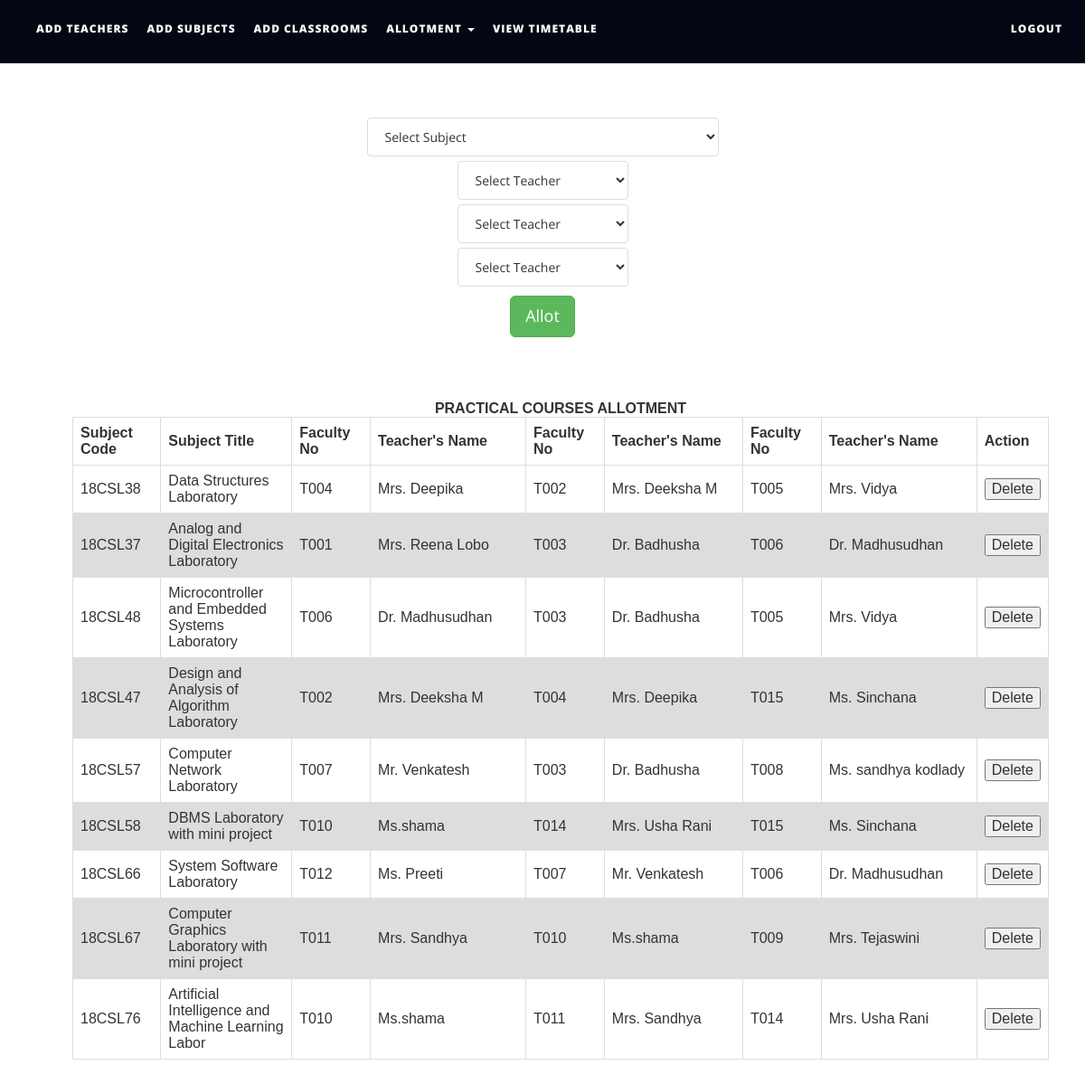
Screenshot of /files/allotpracticals.php with the database file from the repository.
### tables this page shows
CREATE TABLE `subjects` (
  `subject_code` varchar(10) NOT NULL,
  `subject_name` varchar(50) NOT NULL,
  `course_type` varchar(15) NOT NULL,
  `semester` int(1) NOT NULL,
  `department` varchar(50) NOT NULL,
  `isAlloted` int(1) NOT NULL,
  `allotedto` text NOT NULL,
  `allotedto2` text NOT NULL,
  `allotedto3` text NOT NULL
);

CREATE TABLE `teachers` (
  `faculty_number` varchar(10) NOT NULL,
  `name` text NOT NULL,
  `alias` varchar(10) NOT NULL,
  `designation` varchar(30) NOT NULL,
  `contact_number` varchar(15) NOT NULL,
  `emailid` varchar(50) NOT NULL
);

### files/allotpracticals.php (the view, shortened to what this page needs)
<!DOCTYPE html>
<html xmlns="http://www.w3.org/1999/xhtml" xmlns="http://www.w3.org/1999/html">
<head>
    <link href="assets/css/bootstrap.css" rel="stylesheet"/>
    <link href="assets/css/font-awesome.min.css" rel="stylesheet"/>
    <link href="assets/css/flexslider.css" rel="stylesheet"/>
    <link href="assets/css/style.css" rel="stylesheet"/>
</head>
<body>
<div class="navbar navbar-inverse navbar-fixed-top " id="menu">
    <div class="container">
        <div class="navbar-collapse collapse move-me">
            <ul class="nav navbar-nav navbar-left">
                <li><a href="addteachers.php">ADD TEACHERS</a></li>
                <li><a href="addsubjects.php">ADD SUBJECTS</a></li>
                <li><a href="addclassrooms.php">ADD CLASSROOMS</a></li>
                <li class="dropdown"><a class="dropdown-toggle" data-toggle="dropdown" aria-expanded="false">ALLOTMENT
                        <span class="caret"></span></a>
                </li>
                <li><a href="generatetimetable.php">VIEW TIMETABLE</a></li>
            </ul>
            <ul class="nav navbar-nav navbar-right">
                <li><a href="index.php">LOGOUT</a></li>
            </ul>
        </div>
    </div>
</div>
<br>
<form action="allotmentpracticalFormvalidation.php" method="post" style="margin-top: 100px">
    <div align="center">
        <select name="tobealloted" class="list-group-item">
            <?php
            $q = mysqli_query(mysqli_connect("localhost", "root", "", "ttms"),
                "SELECT * FROM subjects WHERE course_type = 'LAB'");
            $row_count = mysqli_num_rows($q);
            if ($row_count) {
                $mystring = '
         <option selected disabled>Select Subject</option>';
                while ($row = mysqli_fetch_assoc($q)) {
                    $mystring .= '<option value="' . $row['subject_code'] . '">' . $row['subject_name'] . '</option>';
                }
                echo $mystring;
            }
            ?>
        </select>
    </div>
    <div align="center" style="margin-top: 5px">
        <select name="toalloted" class="list-group-item">
            <?php
            $q = mysqli_query(mysqli_connect("localhost", "root", "", "ttms"),
                "SELECT * FROM teachers ");
            $row_count = mysqli_num_rows($q);
            if ($row_count) {
                $mystring = '
         <option selected disabled>Select Teacher</option>';
                while ($row = mysqli_fetch_assoc($q)) {
                    $mystring .= '<option value="' . $row['faculty_number'] . '">' . $row['name'] . '</option>';
                }
                echo $mystring;
            }
            ?>
        </select>
    </div>
    <div align="center" style="margin-top: 5px">
        <select name="toalloted2" class="list-group-item">
            <?php
            $q = mysqli_query(mysqli_connect("localhost", "root", "", "ttms"),
                "SELECT * FROM teachers ");
            $row_count = mysqli_num_rows($q);
            if ($row_count) {
                $mystring = '
         <option selected disabled>Select Teacher</option>';
                while ($row = mysqli_fetch_assoc($q)) {
                    $mystring .= '<option value="' . $row['faculty_number'] . '">' . $row['name'] . '</option>';
                }
                echo $mystring;
            }
            ?>
        </select>
    </div>
    <div align="center" style="margin-top: 5px">
        <select name="toalloted3" class="list-group-item">
            <?php
            $q = mysqli_query(mysqli_connect("localhost", "root", "", "ttms"),
                "SELECT * FROM teachers ");
            $row_count = mysqli_num_rows($q);
            if ($row_count) {
                $mystring = '
         <option selected disabled>Select Teacher</option>';
                while ($row = mysqli_fetch_assoc($q)) {
                    $mystring .= '<option value="' . $row['faculty_number'] . '">' . $row['name'] . '</option>';
                }
                echo $mystring;
            }
            ?>
        </select>
    </div>
    <div align="center" style="margin-top: 10px">
        <button type="submit" class="btn btn-success btn-lg">Allot</button>
    </div>
</form>
<table id=allotedpracticalstable>
    <caption><strong>PRACTICAL COURSES ALLOTMENT</strong></caption>
    <tr>
        <th width="130">Subject Code</th>
        <th width=200>Subject Title</th>
        <th width="120">Faculty No</th>
        <th width="300">Teacher's Name</th>
        <th width="120">Faculty No</th>
        <th width="300">Teacher's Name</th>
        <th width="120">Faculty No</th>
        <th width="300">Teacher's Name</th>
        <th width="40">Action</th>
    </tr>
    <tbody>
    <?php
    $q = mysqli_query(mysqli_connect("localhost", "root", "", "ttms"),
        "SELECT * FROM subjects");
    while ($row = mysqli_fetch_assoc($q)) {
        if (!($row['course_type'] == "LAB"))
            continue;
        $teacher_id1 = $row['allotedto'];
        $teacher_id2 = $row['allotedto2'];
        $teacher_id3 = $row['allotedto3'];
        $t1 = mysqli_query(mysqli_connect("localhost", "root", "", "ttms"),
            "SELECT name FROM teachers WHERE faculty_number = '$teacher_id1'");
        $trow1 = mysqli_fetch_assoc($t1);
        $t2 = mysqli_query(mysqli_connect("localhost", "root", "", "ttms"),
            "SELECT name FROM teachers WHERE faculty_number = '$teacher_id2'");
        $trow2 = mysqli_fetch_assoc($t2);
        $t3 = mysqli_query(mysqli_connect("localhost", "root", "", "ttms"),
            "SELECT name FROM teachers WHERE faculty_number = '$teacher_id3'");
        $trow3 = mysqli_fetch_assoc($t3);
        echo "<tr><td>{$row['subject_code']}</td>
                    <td>{$row['subject_name']}</td>
                    <td>{$row['allotedto']}</td>
                    <td>{$trow1['name']}</td>
                    <td>{$row['allotedto2']}</td>
                    <td>{$trow2['name']}</td>
                    <td>{$row['allotedto3']}</td>
                    <td>{$trow3['name']}</td>
                   <td>
                    <button>Delete</button></td>
                    </tr>\n";
    }
    ?>
    </tbody>
</table>
</body>
</html>

### files/assets/css/style.css (style rules this page uses)
#menu { background-color: rgb(2, 7, 19); color: #fff; font-size: 12px; font-weight: 900; letter-spacing: 1px; min-height: 70px; }
.navbar-inverse { border-color: transparent; }
.navbar-inverse .navbar-nav > li > a, .navbar-inverse .navbar-nav > li > a:hover { color: #FFF; padding: 22px 10px; }

### files/allotpracticals.php (style rules this page uses)
table { margin-top: 70px; margin-bottom: 50px; font-family: arial, sans-serif; border-collapse: collapse; margin-left: 80px; width: 90%; }
td, th { border: 1px solid #dddddd; text-align: left; padding: 8px; }
tr:nth-child(even) { background-color: #dddddd; }

### rows the page displays
subjects: subject_code "18CSL38", subject_name "Data Structures Laboratory", allotedto "T004", teachers.name "Mrs. Deepika", allotedto2 "T002", teachers.name "Mrs. Deeksha M", allotedto3 "T005", teachers.name "Mrs. Vidya"
subjects: subject_code "18CSL37", subject_name "Analog and Digital Electronics Laboratory", allotedto "T001", teachers.name "Mrs. Reena Lobo", allotedto2 "T003", teachers.name "Dr. Badhusha", allotedto3 "T006", teachers.name "Dr. Madhusudhan"
subjects: subject_code "18CSL48", subject_name "Microcontroller and Embedded Systems Laboratory", allotedto "T006", teachers.name "Dr. Madhusudhan", allotedto2 "T003", teachers.name "Dr. Badhusha", allotedto3 "T005", teachers.name "Mrs. Vidya"
subjects: subject_code "18CSL47", subject_name "Design and Analysis of Algorithm Laboratory", allotedto "T002", teachers.name "Mrs. Deeksha M", allotedto2 "T004", teachers.name "Mrs. Deepika", allotedto3 "T015", teachers.name "Ms. Sinchana"
subjects: subject_code "18CSL57", subject_name "Computer Network Laboratory", allotedto "T007", teachers.name "Mr. Venkatesh", allotedto2 "T003", teachers.name "Dr. Badhusha", allotedto3 "T008", teachers.name "Ms. sandhya kodlady"
subjects: subject_code "18CSL58", subject_name "DBMS Laboratory with mini project", allotedto "T010", teachers.name "Ms.shama", allotedto2 "T014", teachers.name "Mrs. Usha Rani", allotedto3 "T015", teachers.name "Ms. Sinchana"
subjects: subject_code "18CSL66", subject_name "System Software Laboratory", allotedto "T012", teachers.name "Ms. Preeti", allotedto2 "T007", teachers.name "Mr. Venkatesh", allotedto3 "T006", teachers.name "Dr. Madhusudhan"
subjects: subject_code "18CSL67", subject_name "Computer Graphics Laboratory with mini project", allotedto "T011", teachers.name "Mrs. Sandhya", allotedto2 "T010", teachers.name "Ms.shama", allotedto3 "T009", teachers.name "Mrs. Tejaswini"
subjects: subject_code "18CSL76", subject_name "Artificial Intelligence and Machine Learning Labor", allotedto "T010", teachers.name "Ms.shama", allotedto2 "T011", teachers.name "Mrs. Sandhya", allotedto3 "T014", teachers.name "Mrs. Usha Rani"
